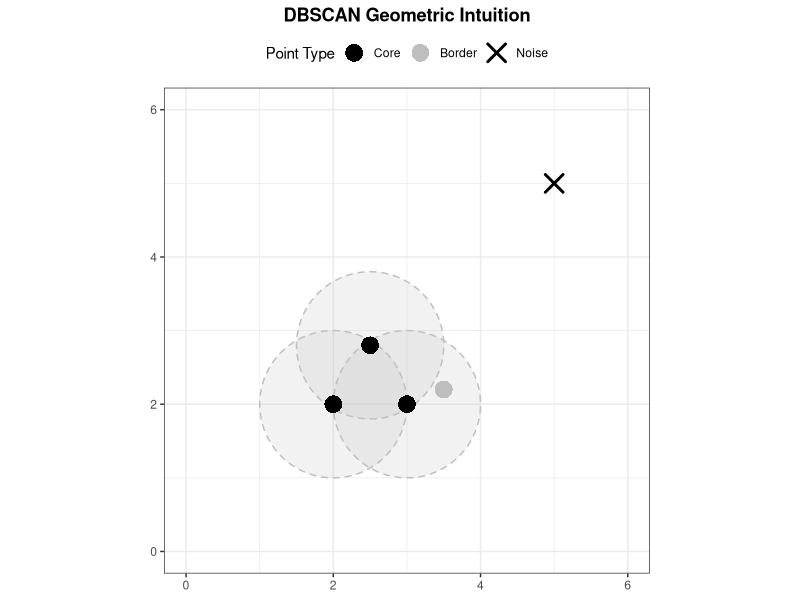

R code for this plot:
# install.packages("ggplot2")
# install.packages("ggforce")
library(ggplot2)
library(ggforce)


points_df <- data.frame(
  x = c(2, 3, 2.5, 3.5, 5),
  y = c(2, 2, 2.8, 2.2, 5),
  type = factor(c("Core", "Core", "Core", "Border", "Noise"),
                levels = c("Core", "Border", "Noise"))
)

epsilon <- 1.0
core_points_circles <- data.frame(
  x0 = c(2, 3, 2.5),
  y0 = c(2, 2, 2.8),
  r = epsilon
)


ggplot() +
  # Draw the epsilon circles for core points
  geom_circle(
    data = core_points_circles,
    aes(x0 = x0, y0 = y0, r = r),
    color = "gray",
    fill = "gray",
    alpha = 0.2,
    linetype = "dashed"
  ) +
  geom_point(
    data = points_df,
    aes(x = x, y = y, shape = type, color = type),
    size = 5,
    stroke = 1.5 # Makes shapes like 'x' thicker
  ) +
  scale_color_manual(values = c(Core = "black", Border = "gray", Noise = "black")) +
  scale_shape_manual(values = c(Core = 16, Border = 16, Noise = 4)) + # 16 is a solid circle, 4 is an 'x'
  coord_fixed(xlim = c(0, 6), ylim = c(0, 6)) +
  labs(
    title = "DBSCAN Geometric Intuition",
    x = NULL, y = NULL, color = "Point Type", shape = "Point Type"
  ) +
  theme_bw() +
  theme(
    plot.title = element_text(hjust = 0.5, face = "bold"),
    legend.position = "top"
  )
